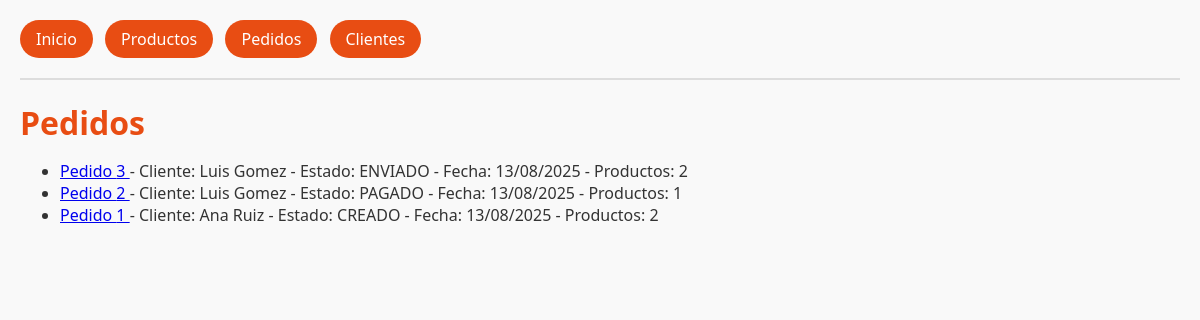
Page /pedidos/ on the earlier database version.
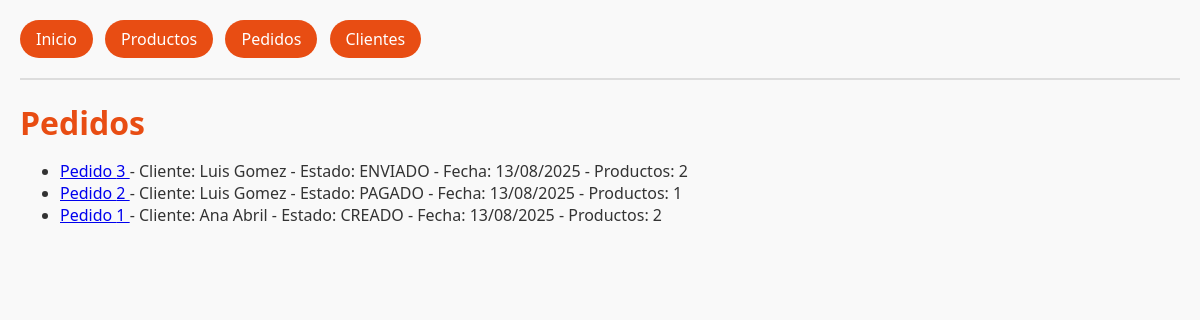
Same page on the later database version.
### tienda/models.py (models this page shows, shortened)
class Pedido(models.Model):
    ESTADOS = [
        ("CREADO", "Creado"),
        ("PAGADO", "Pagado"),
        ("ENVIADO", "Enviado"),
        ("CERRADO", "Cerrado"),
    ]
    cliente = models.ForeignKey(Cliente, on_delete=models.CASCADE, related_name="pedidos")
    productos = models.ManyToManyField(Producto, related_name="pedidos")
    estado = models.CharField(max_length=10, choices=ESTADOS, default="CREADO")
    fecha = models.DateTimeField(auto_now_add=True)

class Cliente(models.Model):
    nombre = models.CharField(max_length=120)
    correo = models.EmailField(unique=True)
    fecha_registro = models.DateTimeField(auto_now_add=True)
    activo = models.BooleanField(default=True)

### tienda/views.py (the view)
# urls.py: path("pedidos/", views.lista_pedidos, name="lista_pedidos"),
def lista_pedidos(request):
    pedidos = Pedido.objects.select_related("cliente").prefetch_related("productos").order_by("-fecha")
    return render(request, "tienda/lista_pedidos.html", {"pedidos": pedidos})

### tienda/templates/tienda/lista_pedidos.html (shortened to what this page needs)
{% extends "tienda/base.html" %}
{% block content %}
<h1>Pedidos</h1>
<ul>
    {% for ped in pedidos %}
    <li>
        <a href="{% url 'tienda:detalle_pedido' ped.pk %}">
            Pedido {{ ped.id }}
        </a>
            - Cliente: {{ ped.cliente.nombre }}
            - Estado: {{ ped.estado }}
            - Fecha: {{ ped.fecha|date:"d/m/Y" }}
            - Productos: {{ ped.productos.count }}
    </li>
    {% empty %}
    <li>No hay pedidos registrados.</li>
    {% endfor %}
</ul>
{% endblock %}

### tienda/templates/tienda/base.html (shortened to what this page needs)
{% load static %}
<!DOCTYPE html>
<html lang="es">
    <head>
        <link rel="stylesheet" href="{% static 'css/main.css' %}">
    </head>
    <body>
        {% include "tienda/partials/navbar.html" %}
        <main class="container">
            {% block content %}{% endblock %}
        </main>
    </body>
</html>

### tienda/templates/tienda/partials/navbar.html
<nav>
    <a href="{% url 'tienda:home' %}">Inicio</a>
    <a href="{% url 'tienda:lista_productos' %}">Productos</a>
    <a href="{% url 'tienda:lista_pedidos' %}">Pedidos</a>
    <a href="{% url 'tienda:lista_clientes' %}">Clientes</a>
</nav>
<hr />

### tienda/static/css/main.css (style rules this page uses)
body { font-family: 'Segoe UI', sans-serif; margin: 20px; background-color: #f9f9f9; color: #333; }
h1, h2, h3 { color: #e84d13; margin-bottom: 15px; }
nav { margin-bottom: 20px; }
nav a { display: inline-block; padding: 8px 16px; margin-right: 8px; background-color: #e84d13; color: #fff; border-radius: 9999px; text-decoration: none; font-weight: 500; transition: background 0.3s, transform 0.2s; }
hr { border: none; border-top: 2px solid #ddd; margin: 15px 0; }

Differences in the rows shown:
changed through a linked row, Pedido "CREADO": cliente.nombre "Ana Ruiz" → "Ana Abril"
